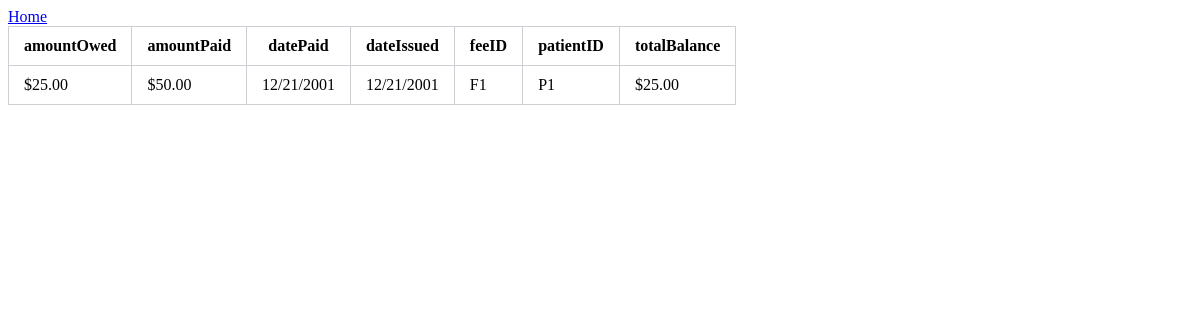
The app's page /Fees.php, older data.
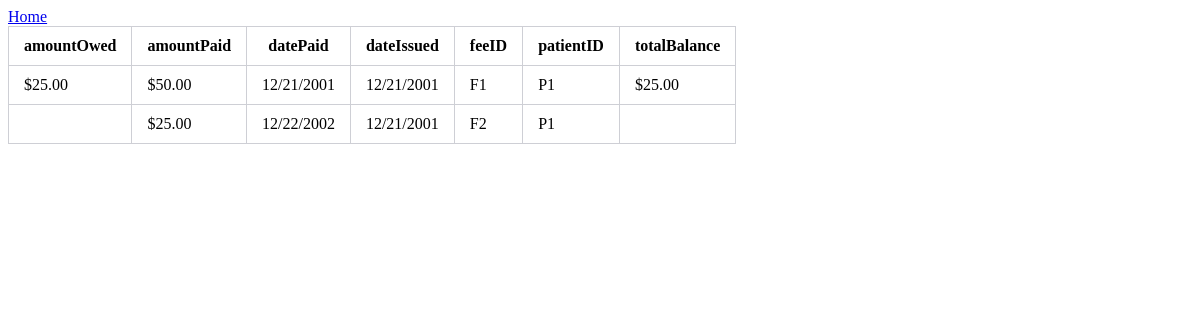
The same page, newer data.
### tables this page shows
CREATE TABLE `fees` (
  `amountOwed` varchar(11) DEFAULT NULL,
  `amountPaid` varchar(11) NOT NULL,
  `datePaid` varchar(11) NOT NULL,
  `dateIssued` varchar(11) NOT NULL,
  `feeID` varchar(11) NOT NULL,
  `patientID` varchar(11) NOT NULL,
  `totalBalance` varchar(11) DEFAULT NULL
);

### Fees.php (the view, shortened to what this page needs)
<!DOCTYPE html>
<html>
<head><link rel="stylesheet" href="style.css" type="text/css"></head>
<a href ="index.html">Home</a>
<body>
	<?php
	include('dbconnect.php');
$query ="SELECT * FROM fees";
$result = mysqli_query($conn,$query);
echo
"<table>
<tr>
	<th> amountOwed </th>
	<th> amountPaid </th>
	<th> datePaid </th>
	<th> dateIssued </th>
	<th> feeID </th>
	<th> patientID </th>
	<th> totalBalance </th>
</tr>";
if ($result->num_rows > 0) {
while ($row = mysqli_fetch_assoc($result)){
	if ($row)
		echo "<tr><td>".$row["amountOwed"]."</td><td>".$row["amountPaid"]."</td><td>".$row["datePaid"]."</td><td>".$row["dateIssued"]
	."</td><td>".$row["feeID"]."</td><td>".$row["patientID"]."</td><td>".$row["totalBalance"]."</td></tr>";
}
}
else {
	echo "DIDN'T FIND ANYTHING";
}
echo
"</table>";
?>
</body>
</html>

Row changes from the older to the newer data that the page shows:
added fees: amountPaid "$25.00", datePaid "12/22/2002", dateIssued "12/21/2001", feeID "F2", patientID "P1"
